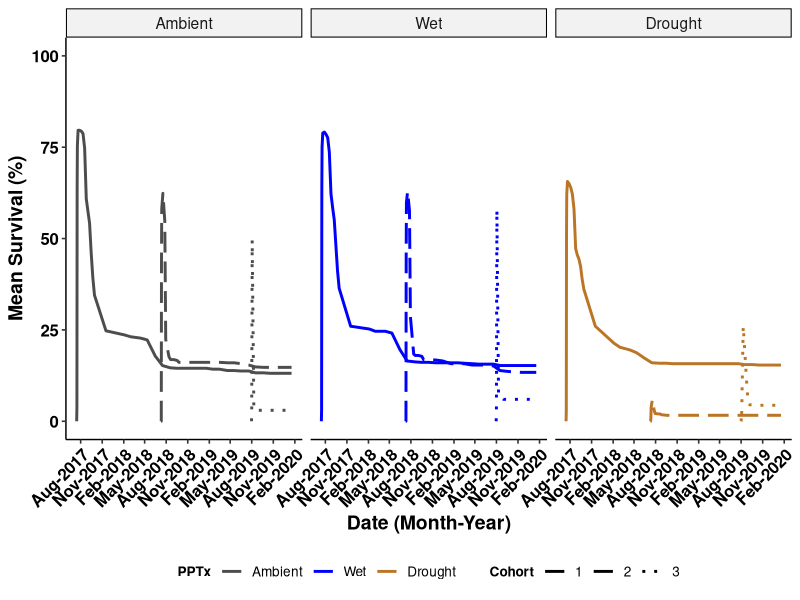
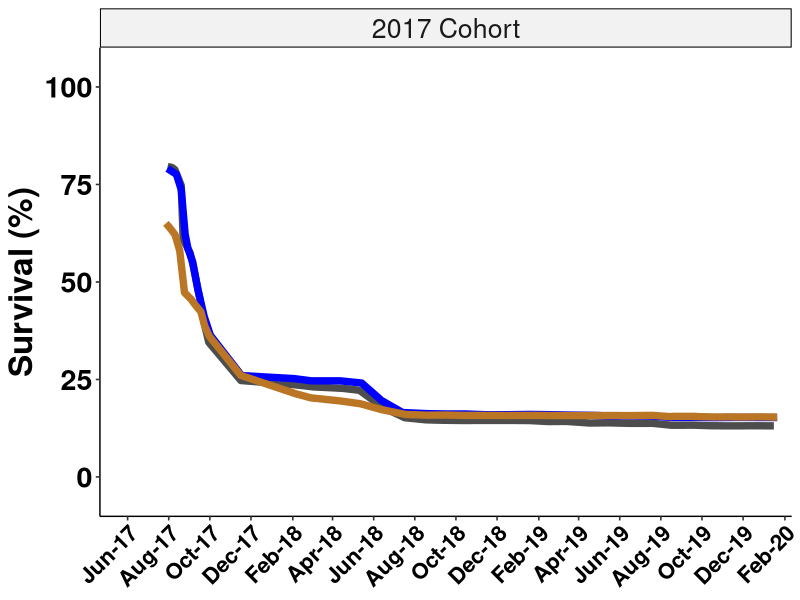
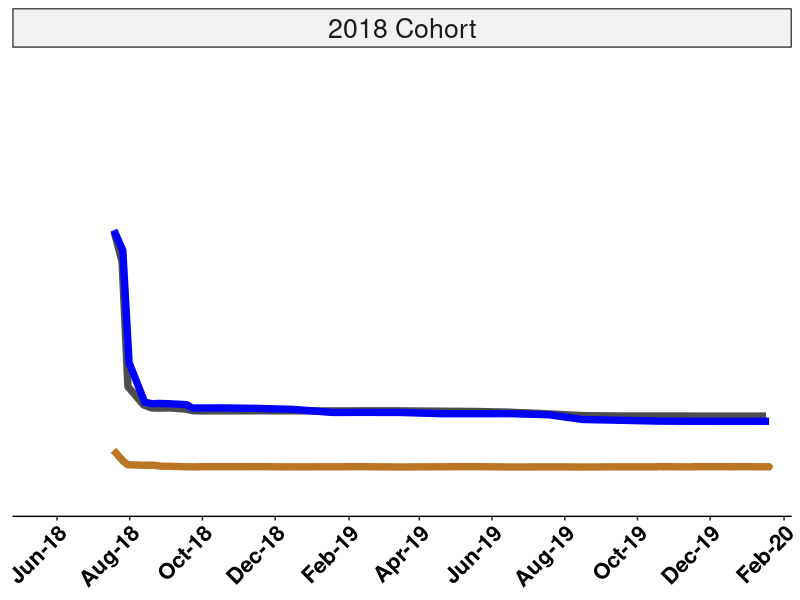
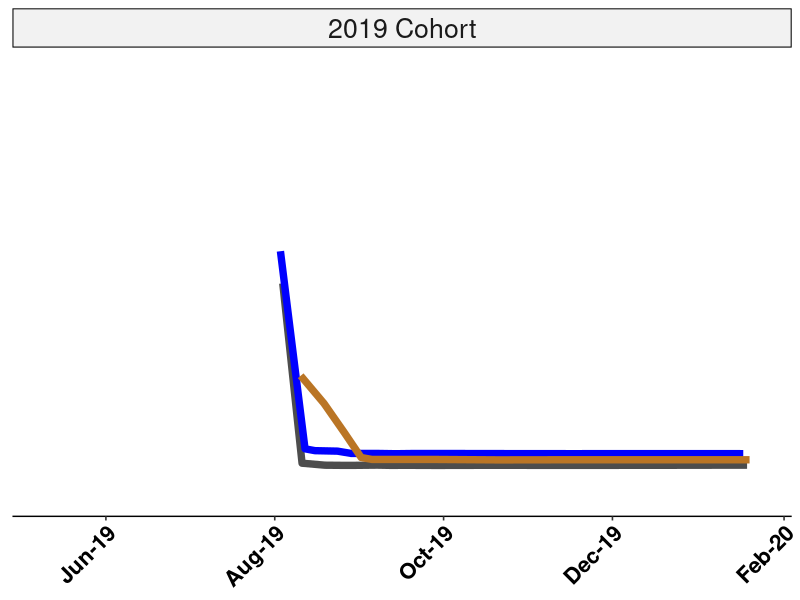
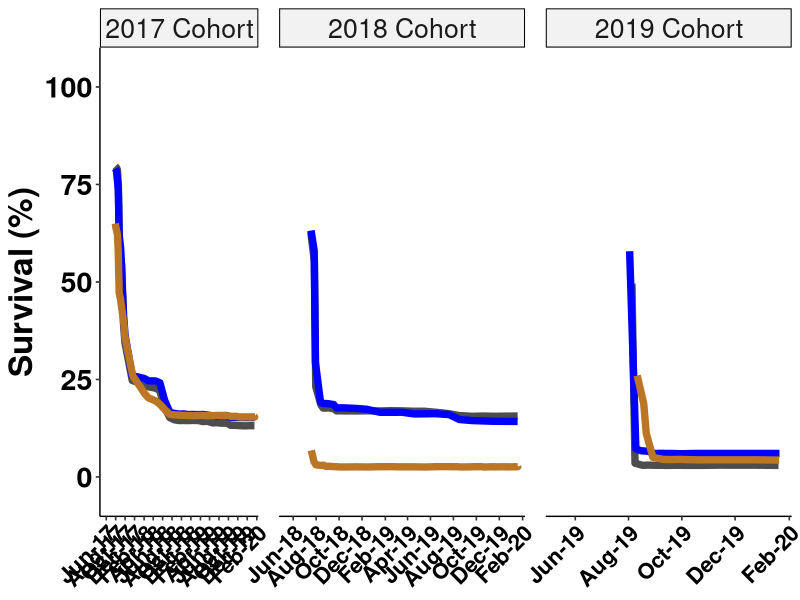
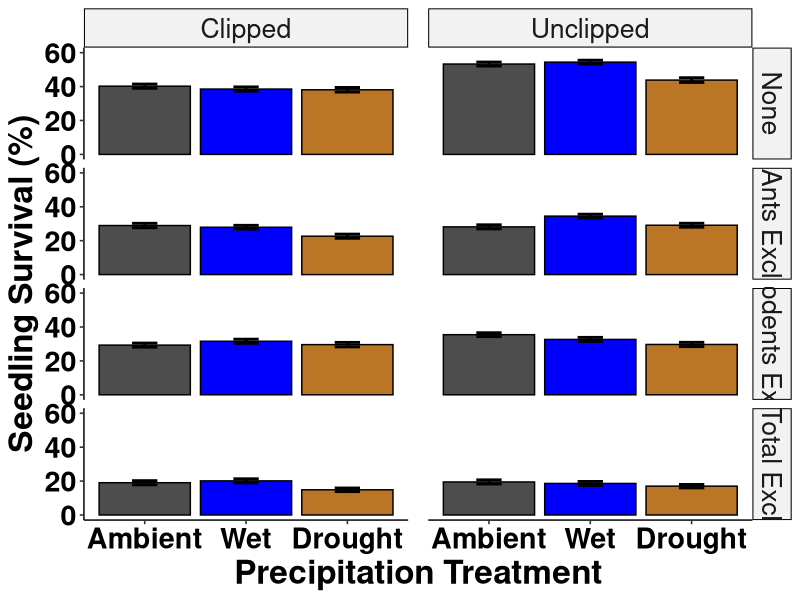

Here is the R script that generated these plots, in order: (Note: this script raises an error after producing the figures.)
# USDA Rainout - Santa Rita Experimental Range
# Data visualizations-main
# Austin Rutherford
# email:arutherford@email.arizona.edu
# 2021-03-29

# Load packages
library(tidyverse)
library(forcats)
library(vroom)
library(ggpubr)
library(glmmTMB)
library(dplyr)

### Read in clean seedlings data with model outputs from "srer_rainout_stats_summarize"
seedlings_obs <- vroom("Data/seedlings_obs.csv",
                   col_types = c(.default = "f",
                                 ObsID = "i",
                                 date = "D",
                                 survival = "i",
                                 died = "i",
                                 tot_germination = "i",
                                 herb_lived = "i",
                                 herb_died = "i",
                                 tot_herbivory = "i",
                                 granivory = "i",
                                 res_surv = "d",
                                 sim_surv = "d",
                                 sim_fit_surv = "d",
                                 pred_surv = "d"))
str(seedlings_obs)
glimpse(seedlings_obs)

# create data set for raw survival data
tot_surv <- seedlings_obs %>% 
  mutate(surv_perc = ((survival/tot_germination))) %>% 
  mutate(surv_perc = replace_na(surv_perc, 0)) %>% 
  group_by(precip, cohort, date) %>% 
  summarise(mean_surv = mean(survival/10),
            count_surv = sum(survival),
            sd_surv = sd(surv_perc),
            counts = n(),
            se_surv = (sd_surv/sqrt(counts))) %>%
  mutate(upper = mean_surv + se_surv,
         lower = mean_surv - se_surv,
         date = as.Date(date))

summary(tot_surv)

# survivorship curve, remove the lead up
surv_small_1 <- tot_surv %>% 
  filter(cohort == 1) %>% 
  filter(date > "2017-07-21")

surv_small_2 <- tot_surv %>% 
  filter(cohort == 2) %>% 
  filter(date >= "2018-07-18")

surv_small_3 <- tot_surv %>% 
  filter(cohort == 3 & precip != "RO") %>% # to start with all max values, need to cut one more date from RO..delayed germ
  filter(date >= "2019-08-03")

surv_small_drought <- tot_surv %>% 
  filter(precip == "RO" & date >= "2019-08-10")

surv_small_all <- rbind(surv_small_1, surv_small_2, surv_small_3, surv_small_drought) %>% 
  mutate(date = as.Date(date))


# bar fig of survival

# create data set for clip
tot_surv_c <- seedlings_obs %>% 
  mutate(surv_perc = ((survival/tot_germination))) %>% 
  mutate(surv_perc = replace_na(surv_perc, 0)) %>% 
  group_by(clip) %>% 
  summarise(mean_surv = mean(surv_perc),
            count_surv = sum(surv_perc),
            sd_surv = sd(surv_perc),
            counts = n(),
            se_surv = (sd_surv/sqrt(counts))) %>%
  mutate(upper = mean_surv + se_surv,
         lower = mean_surv - se_surv)


# plot survival over time, all dates
line_mean_surv <- tot_surv %>% 
  mutate(precip = recode_factor(precip,
                                "Control" = "Ambient",
                                "IR" = "Wet",
                                "RO" = "Drought", .ordered = TRUE)) %>% 
  ggplot(aes(x = date, y = 100*mean_surv, group = cohort, color = precip)) + 
  scale_color_manual(values = c("grey30", "blue1", "#ba7525")) +
  #scale_y_continuous(breaks = seq(0, 120, 10), expand = c(0.02,0)) +
  scale_x_date(date_labels = "%b-%Y", date_breaks = "3 months") +
  geom_line(aes(linetype = cohort), stat = "identity", size = 1) + 
  scale_linetype_manual(values=c("solid","longdash", "dotted")) +
  scale_fill_manual(values = c("grey30","blue1", "red1")) +
  ylim(0, 100) +
  labs(y = "Mean Survival (%)",
       x = "Date (Month-Year)",
       color = "PPTx",
       linetype = "Cohort") +
  facet_wrap(~precip, ncol = 3, nrow = 1) +
  theme_pubr(legend = "bottom", x.text.angle = 45) +
  labs_pubr()

line_mean_surv

# ggsave(filename = "Figures_Tables/seedlings/line_mean_surv.tiff",
#        plot = line_mean_surv,
#        dpi = 800,
#        width = 22,
#        height = 12,
#        units = "in",
#        compression = "lzw")


# remove the lead up survival to start max for each cohort (following Archer suggestions)
surv_small_1 <- tot_surv %>% 
  filter(cohort == 1) %>% 
  filter(date > "2017-07-21")

surv_small_2 <- tot_surv %>% 
  filter(cohort == 2) %>% 
  filter(date >= "2018-07-18")

surv_small_3 <- tot_surv %>% 
  filter(cohort == 3 & precip != "RO") %>% # to start with all max values, need to cut one more date from RO..delayed germ
  filter(date >= "2019-08-03")

surv_small_drought <- tot_surv %>% 
  filter(precip == "RO" & date >= "2019-08-10")

surv_small_all <- rbind(surv_small_1, surv_small_2, surv_small_3, surv_small_drought) %>% 
  mutate(date = as.Date(date))

range <-  c(as.Date("2017-06-15"), as.Date("2020-02-01"))

# create a separate plot for each cohort, then combine to set date ranges/scales
# for each cohort 

surv_1 <- surv_small_all %>% filter(cohort == "1")

surv_2 <- surv_small_all %>% filter(cohort == "2")

surv_3 <- surv_small_all %>% filter(cohort == "3")

range1 <-  c(as.Date("2017-05-01"), as.Date("2020-02-01"))

line_mean_surv_archer_1 <- surv_1 %>% 
  mutate(precip = recode_factor(precip,
                                "Control" = "Ambient",
                                "IR" = "Wet",
                                "RO" = "Drought", .ordered = TRUE)) %>%
  mutate(cohort = recode_factor(cohort,
                                "1" = "2017 Cohort")) %>%
  ggplot(aes(x = date, y = 100*mean_surv, group = precip, color = precip)) + 
  scale_color_manual(values = c("grey30", "blue1", "#ba7525")) +
  scale_y_continuous(limits = c(0,100), breaks = seq(0, 100, 25), expand = c(0.1,0.1)) +
  scale_x_date(date_labels = "%b-%y", date_breaks = "2.75 months", expand = c(0.01, 0), limits = range1) +
  geom_line(aes(), stat = "identity", size = 2.5, position = "jitter") + 
  scale_fill_manual(values = c("grey30","blue1", "red1")) +
  labs(y = "Survival (%)",
       x = NULL,
       color = "PPTx") +
  facet_wrap(~cohort) +
  theme_pubr(legend = "none", x.text.angle = 45) +
  #theme(plot.margin =  unit(c(0,1,0,0),"inches")) +
  labs_pubr(base_size = 24)+
  theme(axis.text.x=element_text(size=16))

line_mean_surv_archer_1

range2 <-  c(as.Date("2018-05-01"), as.Date("2020-02-01"))

line_mean_surv_archer_2 <- surv_2 %>% 
  mutate(precip = recode_factor(precip,
                                "Control" = "Ambient",
                                "IR" = "Wet",
                                "RO" = "Drought", .ordered = TRUE)) %>%
  mutate(cohort = recode_factor(cohort,
                                "2" = "2018 Cohort")) %>%
  ggplot(aes(x = date, y = 100*mean_surv, group = precip, color = precip)) + 
  scale_color_manual(values = c("grey30", "blue1", "#ba7525")) +
  scale_y_continuous(limits = c(-1,100), breaks = seq(0, 100, 25), expand = c(0.1,0.1)) +
  scale_x_date(date_labels = "%b-%y", date_breaks = "2.75 months", expand = c(0.01,0), limits = range2) +
  geom_line(aes(), stat = "identity", size = 2.5, position = "jitter") + 
  scale_fill_manual(values = c("grey30","blue1", "red1")) +
  labs(y = NULL,
       x = NULL,
       color = "PPTx") +
  facet_wrap(~cohort) +
  theme_pubr(legend = "none", x.text.angle = 45) +
  #theme(plot.margin =  unit(c(0,1,0,0),"inches")) +
  labs_pubr(base_size = 24)+
  theme(axis.text.x=element_text(size=16),
        axis.text.y = element_blank(),
        axis.ticks.y = element_blank(),
        axis.line.y = element_blank())

line_mean_surv_archer_2

range3 <-  c(as.Date("2019-05-01"), as.Date("2020-02-01"))

line_mean_surv_archer_3 <- surv_3 %>% 
  mutate(precip = recode_factor(precip,
                                "Control" = "Ambient",
                                "IR" = "Wet",
                                "RO" = "Drought", .ordered = TRUE)) %>%
  mutate(cohort = recode_factor(cohort,
                                "3" = "2019 Cohort")) %>%
  ggplot(aes(x = date, y = 100*mean_surv, group = precip, color = precip)) + 
  scale_color_manual(values = c("grey30", "blue1", "#ba7525")) +
  scale_y_continuous(limits = c(0,100), breaks = seq(0, 100, 25), expand = c(0.1,0.1)) +
  scale_x_date(date_labels = "%b-%y", date_breaks = "2.75 months", expand = c(0.01,0), limits = range3) +
  geom_line(aes(), stat = "identity", size = 2.5, position = "jitter") + 
  scale_fill_manual(values = c("grey30","blue1", "red1")) +
  labs(y = NULL,
       x = NULL,
       color = "PPTx") +
  facet_wrap(~cohort) +
  theme_pubr(legend = "none", x.text.angle = 45) +
  #theme(plot.margin =  unit(c(0,1,0,0),"inches")) +
  labs_pubr(base_size = 24)+
  theme(axis.text.x=element_text(size=16),
        axis.text.y = element_blank(),
        axis.ticks.y = element_blank(),
        axis.line.y = element_blank())

line_mean_surv_archer_3

# combine the three figs into one
tot_surv_fig <- gridExtra::grid.arrange(line_mean_surv_archer_1, 
                             line_mean_surv_archer_2,
                             line_mean_surv_archer_3,
                             ncol = 3)

tot_surv_fig

ggsave(filename = "Figures_Tables/seedlings/line_mean_surv_tot_fig3.tiff",
       plot = tot_surv_fig,
       dpi = 800,
       width = 22,
       height = 12,
       units = "in",
       compression = "lzw")

surv_small_all %>% 
  group_by(precip, cohort) %>% 
  summarise(max = max(count_surv),
            min = min(count_surv))


# calculate summary info
# remove 2 weeks following sowing
surv_leadup_1 <- seedlings_obs %>% 
  filter(cohort == 1) %>% 
  mutate(date = as.Date(date)) %>% 
  filter(date > "2017-07-21")

surv_leadup_2 <- seedlings_obs %>% 
  filter(cohort == 2) %>% 
  mutate(date = as.Date(date)) %>% 
  filter(date >= "2018-07-18")

surv_leadup_3 <- seedlings_obs%>% 
  filter(cohort == 3 & precip != "RO") %>% # to start with all max values, need to cut one more date from RO..delayed germ
  mutate(date = as.Date(date)) %>% 
  filter(date >= "2019-08-03")

surv_leadup_drought <- seedlings_obs %>% 
  mutate(date = as.Date(date)) %>% 
  filter(precip == "RO" & date >= "2019-08-10")

surv_leadup_all <- rbind(surv_leadup_1, surv_leadup_2, surv_leadup_3, surv_leadup_drought) %>% 
  mutate(date = as.Date(date))


tot_surv_summary <- surv_leadup_all %>% 
  mutate(surv_perc = ((survival/tot_germination))) %>% 
  mutate(surv_perc = replace_na(surv_perc, 0)) %>% 
  group_by(precip, cohort, date) %>% 
  summarise(mean_surv = 100*mean(surv_perc),
            sd_surv = 100*sd(surv_perc),
            counts = n(),
            se_surv = (sd_surv/sqrt(counts))) %>%
  mutate(upper = mean_surv + se_surv,
         lower = mean_surv - se_surv)

tot_surv_summary_full <- surv_leadup_all %>% 
  mutate(surv_perc = ((survival/tot_germination))) %>% 
  mutate(surv_perc = replace_na(surv_perc, 0)) %>% 
  group_by(precip, excl, clip) %>% 
  summarise(mean_surv = 100*mean(surv_perc),
            sd_surv = 100*sd(surv_perc),
            counts = n(),
            se_surv = (sd_surv/sqrt(counts))) %>%
  mutate(upper = mean_surv + se_surv,
         lower = mean_surv - se_surv)

tot_surv_summary_pcohort <- surv_leadup_all %>% 
  mutate(surv_perc = ((survival/tot_germination))) %>% 
  mutate(surv_perc = replace_na(surv_perc, 0)) %>% 
  group_by(precip, cohort) %>% 
  summarise(mean_surv = 100*mean(surv_perc),
            sd_surv = 100*sd(surv_perc),
            counts = n(),
            se_surv = (sd_surv/sqrt(counts))) %>%
  mutate(upper = mean_surv + se_surv,
         lower = mean_surv - se_surv)

# create data set for precip and excl and clip
tot_surv_pce <- surv_leadup_all %>% 
  mutate(surv_perc = ((survival/tot_germination))) %>% 
  mutate(surv_perc = replace_na(surv_perc, 0)) %>% 
  group_by(precip, excl, clip) %>% 
  summarise(mean_surv = 100*mean(surv_perc),
            sd_surv = 100*sd(surv_perc),
            counts = n(),
            se_surv = (sd_surv/sqrt(counts))) %>%
  mutate(upper = mean_surv + se_surv,
         lower = mean_surv - se_surv)

bar_pce_fig <- tot_surv_pce %>%
  mutate(precip = recode_factor(precip,
                                "Control" = "Ambient",
                                "IR" = "Wet",
                                "RO" = "Drought", .ordered = TRUE)) %>% 
  mutate(excl = recode_factor(excl, 
                              "Control" = "None",
                              "Ants" = "Ants Excl",
                              "Rodents" = "Rodents Excl",
                              "Total" = "Total Excl")) %>% 
  ggplot(mapping = aes(x = precip, y = mean_surv, fill = precip)) +
  geom_bar(stat="identity", color = "black", position=position_dodge()) +
  geom_errorbar(aes(ymin = lower, ymax = upper), width = 0.25, position = position_dodge(), size = 1) +
  scale_fill_manual(values = c("grey30", "blue1", "#ba7525")) +
  scale_x_discrete(labels = c("Ambient", "Wet", "Drought")) +
  ylim(0, 60) +
  labs(y = "Seedling Survival (%)",
       x = "Precipitation Treatment") +
  theme_pubr(legend = "none") +
  facet_grid(cols = vars(clip), rows = vars(excl)) +
  labs_pubr(base_size = 24) +
  theme(legend.position="none", 
        panel.border = element_blank(), 
        panel.spacing.x = unit(1,"line"))

bar_pce_fig

# ggsave(filename = "Figures_Tables/bar_alltx_surv.tiff",
#        plot = bar_pce_fig,
#        dpi = 800,
#        width = 22,
#        height = 12,
#        units = "in",
#        compression = "lzw")


# create data set for precip and clip, by survival year
tot_surv_pc <- seedlings_obs_year %>% # seedslings_obs_year created in 'srer_rainour_stas_summarize' script
  mutate(surv_perc = ((survival/tot_germination))) %>% 
  mutate(surv_perc = replace_na(surv_perc, 0)) %>% 
  group_by(precip, clip, year) %>% 
  summarise(mean_surv = 100*mean(surv_perc),
            sd_surv = 100*sd(surv_perc),
            counts = n(),
            se_surv = (sd_surv/sqrt(counts))) %>%
  mutate(upper = mean_surv + se_surv,
         lower = mean_surv - se_surv)

bar_clip_fig <- tot_surv_pc %>%
  mutate(precip = recode_factor(precip,
                                "Control" = "Ambient",
                                "IR" = "Wet",
                                "RO" = "Drought", .ordered = TRUE)) %>% 
  ggplot(mapping = aes(x = precip, y = mean_surv, fill = precip)) +
  geom_bar(stat="identity", color = "black", position=position_dodge()) +
  geom_errorbar(aes(ymin = lower, ymax = upper), width = 0.25, position = position_dodge(), size = 1) +
  scale_fill_manual(values = c("grey30", "blue1", "#ba7525")) +
  scale_x_discrete(labels = c("Ambient", "Wet", "Drought")) +
  ylim(0, 50) +
  labs(y = "Seedling Survival (%)",
       x = "") +
  theme_pubr(legend = "none") +
  facet_grid(rows = vars(year), cols = vars(clip), scales = "free") +
  labs_pubr(base_size = 24)

bar_clip_fig


ggsave(filename = "Figures_Tables/bar_pyc_surv_fig4.tiff",
       plot = bar_clip_fig,
       dpi = 800,
       width = 22,
       height = 12,
       units = "in",
       compression = "lzw")
